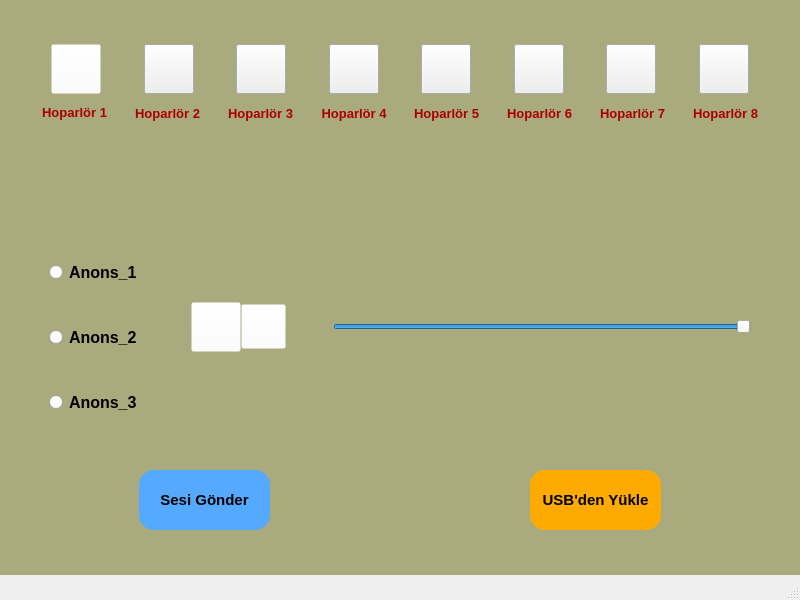
<?xml version="1.0" encoding="UTF-8"?>
<ui version="4.0">
 <class>MainWindow</class>
 <widget class="QMainWindow" name="MainWindow">
  <property name="geometry">
   <rect>
    <x>0</x>
    <y>0</y>
    <width>800</width>
    <height>600</height>
   </rect>
  </property>
  <property name="windowTitle">
   <string>ANASAYFA</string>
  </property>
  <property name="windowIcon">
   <iconset resource="icons.qrc">
    <normaloff>:/icons/icons/artialti.jpg</normaloff>:/icons/icons/artialti.jpg</iconset>
  </property>
  <widget class="QWidget" name="centralwidget">
   <property name="styleSheet">
    <string notr="true">#centralwidget{
	
	
	background-color: rgb(170, 170, 127);
}</string>
   </property>
   <layout class="QGridLayout" name="gridLayout">
    <item row="0" column="0">
     <layout class="QGridLayout" name="gridLayout_11">
      <property name="spacing">
       <number>0</number>
      </property>
      <item row="2" column="0">
       <layout class="QHBoxLayout" name="horizontalLayout_7">
        <item>
         <layout class="QHBoxLayout" name="horizontalLayout_4">
          <item>
           <spacer name="horizontalSpacer_23">
            <property name="orientation">
             <enum>Qt::Horizontal</enum>
            </property>
            <property name="sizeHint" stdset="0">
             <size>
              <width>40</width>
              <height>20</height>
             </size>
            </property>
           </spacer>
          </item>
          <item>
           <widget class="QPushButton" name="pushButton_ses_gonder">
            <property name="sizePolicy">
             <sizepolicy hsizetype="Expanding" vsizetype="Fixed">
              <horstretch>0</horstretch>
              <verstretch>0</verstretch>
             </sizepolicy>
            </property>
            <property name="minimumSize">
             <size>
              <width>80</width>
              <height>60</height>
             </size>
            </property>
            <property name="font">
             <font>
              <pointsize>11</pointsize>
              <weight>75</weight>
              <bold>true</bold>
             </font>
            </property>
            <property name="styleSheet">
             <string notr="true">border-radius:15px;
background-color: rgb(85, 170, 255);</string>
            </property>
            <property name="text">
             <string>Sesi Gönder</string>
            </property>
            <property name="checkable">
             <bool>false</bool>
            </property>
           </widget>
          </item>
          <item>
           <spacer name="horizontalSpacer_24">
            <property name="orientation">
             <enum>Qt::Horizontal</enum>
            </property>
            <property name="sizeHint" stdset="0">
             <size>
              <width>40</width>
              <height>20</height>
             </size>
            </property>
           </spacer>
          </item>
         </layout>
        </item>
        <item>
         <layout class="QHBoxLayout" name="horizontalLayout_5">
          <item>
           <spacer name="horizontalSpacer_25">
            <property name="orientation">
             <enum>Qt::Horizontal</enum>
            </property>
            <property name="sizeHint" stdset="0">
             <size>
              <width>40</width>
              <height>20</height>
             </size>
            </property>
           </spacer>
          </item>
          <item>
           <widget class="QPushButton" name="pushButton_usbden_yukle">
            <property name="sizePolicy">
             <sizepolicy hsizetype="Expanding" vsizetype="Fixed">
              <horstretch>0</horstretch>
              <verstretch>0</verstretch>
             </sizepolicy>
            </property>
            <property name="minimumSize">
             <size>
              <width>100</width>
              <height>60</height>
             </size>
            </property>
            <property name="font">
             <font>
              <pointsize>11</pointsize>
              <weight>75</weight>
              <bold>true</bold>
             </font>
            </property>
            <property name="styleSheet">
             <string notr="true">background-color: rgb(255, 170, 0);
border-radius:15px;</string>
            </property>
            <property name="text">
             <string>USB'den Yükle</string>
            </property>
           </widget>
          </item>
          <item>
           <spacer name="horizontalSpacer_26">
            <property name="orientation">
             <enum>Qt::Horizontal</enum>
            </property>
            <property name="sizeHint" stdset="0">
             <size>
              <width>40</width>
              <height>20</height>
             </size>
            </property>
           </spacer>
          </item>
         </layout>
        </item>
       </layout>
      </item>
      <item row="0" column="0">
       <layout class="QGridLayout" name="gridLayout_10">
        <item row="0" column="0">
         <layout class="QGridLayout" name="gridLayout_9">
          <property name="leftMargin">
           <number>0</number>
          </property>
          <property name="bottomMargin">
           <number>9</number>
          </property>
          <item row="0" column="0">
           <spacer name="horizontalSpacer_8">
            <property name="orientation">
             <enum>Qt::Horizontal</enum>
            </property>
            <property name="sizeHint" stdset="0">
             <size>
              <width>10</width>
              <height>20</height>
             </size>
            </property>
           </spacer>
          </item>
          <item row="0" column="1">
           <widget class="QPushButton" name="pushButton_hoparlor_1">
            <property name="sizePolicy">
             <sizepolicy hsizetype="Minimum" vsizetype="Minimum">
              <horstretch>0</horstretch>
              <verstretch>0</verstretch>
             </sizepolicy>
            </property>
            <property name="minimumSize">
             <size>
              <width>50</width>
              <height>50</height>
             </size>
            </property>
            <property name="maximumSize">
             <size>
              <width>50</width>
              <height>50</height>
             </size>
            </property>
            <property name="styleSheet">
             <string notr="true">border-image: url(:/icons/icons/koyu_kirmizi.jpg);
background-color: rgba(255, 255, 255,0);</string>
            </property>
            <property name="text">
             <string/>
            </property>
           </widget>
          </item>
          <item row="0" column="2">
           <spacer name="horizontalSpacer">
            <property name="orientation">
             <enum>Qt::Horizontal</enum>
            </property>
            <property name="sizeHint" stdset="0">
             <size>
              <width>40</width>
              <height>20</height>
             </size>
            </property>
           </spacer>
          </item>
          <item row="0" column="3">
           <widget class="QPushButton" name="pushButton_hoparlor_2">
            <property name="minimumSize">
             <size>
              <width>50</width>
              <height>50</height>
             </size>
            </property>
            <property name="maximumSize">
             <size>
              <width>50</width>
              <height>50</height>
             </size>
            </property>
            <property name="styleSheet">
             <string notr="true">border-image: url(:/icons/icons/koyu_kirmizi.jpg);</string>
            </property>
            <property name="text">
             <string/>
            </property>
           </widget>
          </item>
          <item row="0" column="4">
           <spacer name="horizontalSpacer_2">
            <property name="orientation">
             <enum>Qt::Horizontal</enum>
            </property>
            <property name="sizeHint" stdset="0">
             <size>
              <width>40</width>
              <height>20</height>
             </size>
            </property>
           </spacer>
          </item>
          <item row="0" column="5">
           <widget class="QPushButton" name="pushButton_hoparlor_3">
            <property name="minimumSize">
             <size>
              <width>50</width>
              <height>50</height>
             </size>
            </property>
            <property name="maximumSize">
             <size>
              <width>50</width>
              <height>50</height>
             </size>
            </property>
            <property name="styleSheet">
             <string notr="true">border-image: url(:/icons/icons/koyu_kirmizi.jpg);</string>
            </property>
            <property name="text">
             <string/>
            </property>
           </widget>
          </item>
          <item row="0" column="6">
           <spacer name="horizontalSpacer_3">
            <property name="orientation">
             <enum>Qt::Horizontal</enum>
            </property>
            <property name="sizeHint" stdset="0">
             <size>
              <width>40</width>
              <height>20</height>
             </size>
            </property>
           </spacer>
          </item>
          <item row="0" column="7">
           <widget class="QPushButton" name="pushButton_hoparlor_4">
            <property name="minimumSize">
             <size>
              <width>50</width>
              <height>50</height>
             </size>
            </property>
            <property name="maximumSize">
             <size>
              <width>50</width>
              <height>50</height>
             </size>
            </property>
            <property name="styleSheet">
             <string notr="true">border-image: url(:/icons/icons/koyu_kirmizi.jpg);</string>
            </property>
            <property name="text">
             <string/>
            </property>
           </widget>
          </item>
          <item row="0" column="8">
           <spacer name="horizontalSpacer_4">
            <property name="orientation">
             <enum>Qt::Horizontal</enum>
            </property>
            <property name="sizeHint" stdset="0">
             <size>
              <width>40</width>
              <height>20</height>
             </size>
            </property>
           </spacer>
          </item>
          <item row="0" column="9">
           <widget class="QPushButton" name="pushButton_hoparlor_5">
            <property name="minimumSize">
             <size>
              <width>50</width>
              <height>50</height>
             </size>
            </property>
            <property name="maximumSize">
             <size>
              <width>50</width>
              <height>50</height>
             </size>
            </property>
            <property name="styleSheet">
             <string notr="true">border-image: url(:/icons/icons/koyu_kirmizi.jpg);</string>
            </property>
            <property name="text">
             <string/>
            </property>
           </widget>
          </item>
          <item row="0" column="10">
           <spacer name="horizontalSpacer_5">
            <property name="orientation">
             <enum>Qt::Horizontal</enum>
            </property>
            <property name="sizeHint" stdset="0">
             <size>
              <width>40</width>
              <height>20</height>
             </size>
            </property>
           </spacer>
          </item>
          <item row="0" column="11">
           <widget class="QPushButton" name="pushButton_hoparlor_6">
            <property name="minimumSize">
             <size>
              <width>50</width>
              <height>50</height>
             </size>
            </property>
            <property name="maximumSize">
             <size>
              <width>50</width>
              <height>50</height>
             </size>
            </property>
            <property name="styleSheet">
             <string notr="true">border-image: url(:/icons/icons/koyu_kirmizi.jpg);</string>
            </property>
            <property name="text">
             <string/>
            </property>
           </widget>
          </item>
          <item row="0" column="12">
           <spacer name="horizontalSpacer_6">
            <property name="orientation">
             <enum>Qt::Horizontal</enum>
            </property>
            <property name="sizeHint" stdset="0">
             <size>
              <width>40</width>
              <height>20</height>
             </size>
            </property>
           </spacer>
          </item>
          <item row="0" column="13">
           <widget class="QPushButton" name="pushButton_hoparlor_7">
            <property name="minimumSize">
             <size>
              <width>50</width>
              <height>50</height>
             </size>
            </property>
            <property name="maximumSize">
             <size>
              <width>50</width>
              <height>50</height>
             </size>
            </property>
            <property name="styleSheet">
             <string notr="true">border-image: url(:/icons/icons/koyu_kirmizi.jpg);</string>
            </property>
            <property name="text">
             <string/>
            </property>
           </widget>
          </item>
          <item row="0" column="14">
           <spacer name="horizontalSpacer_7">
            <property name="orientation">
             <enum>Qt::Horizontal</enum>
            </property>
            <property name="sizeHint" stdset="0">
             <size>
              <width>40</width>
              <height>20</height>
             </size>
            </property>
           </spacer>
          </item>
          <item row="0" column="15">
           <widget class="QPushButton" name="pushButton_hoparlor_8">
            <property name="minimumSize">
             <size>
              <width>50</width>
              <height>50</height>
             </size>
            </property>
            <property name="maximumSize">
             <size>
              <width>50</width>
              <height>50</height>
             </size>
            </property>
            <property name="styleSheet">
             <string notr="true">border-image: url(:/icons/icons/koyu_kirmizi.jpg);</string>
            </property>
            <property name="text">
             <string/>
            </property>
           </widget>
          </item>
          <item row="0" column="16">
           <spacer name="horizontalSpacer_9">
            <property name="orientation">
             <enum>Qt::Horizontal</enum>
            </property>
            <property name="sizeHint" stdset="0">
             <size>
              <width>10</width>
              <height>20</height>
             </size>
            </property>
           </spacer>
          </item>
         </layout>
        </item>
        <item row="1" column="0">
         <layout class="QGridLayout" name="gridLayout_13">
          <property name="bottomMargin">
           <number>61</number>
          </property>
          <item row="0" column="0">
           <spacer name="horizontalSpacer_17">
            <property name="orientation">
             <enum>Qt::Horizontal</enum>
            </property>
            <property name="sizeHint" stdset="0">
             <size>
              <width>45</width>
              <height>20</height>
             </size>
            </property>
           </spacer>
          </item>
          <item row="0" column="1">
           <widget class="QLabel" name="label_hoparlor_1">
            <property name="sizePolicy">
             <sizepolicy hsizetype="Maximum" vsizetype="Fixed">
              <horstretch>0</horstretch>
              <verstretch>0</verstretch>
             </sizepolicy>
            </property>
            <property name="font">
             <font>
              <pointsize>10</pointsize>
              <weight>75</weight>
              <bold>true</bold>
             </font>
            </property>
            <property name="styleSheet">
             <string notr="true">color: rgb(170, 0, 0);</string>
            </property>
            <property name="text">
             <string>Hoparlör 1</string>
            </property>
            <property name="alignment">
             <set>Qt::AlignCenter</set>
            </property>
           </widget>
          </item>
          <item row="0" column="2">
           <spacer name="horizontalSpacer_10">
            <property name="orientation">
             <enum>Qt::Horizontal</enum>
            </property>
            <property name="sizeHint" stdset="0">
             <size>
              <width>40</width>
              <height>20</height>
             </size>
            </property>
           </spacer>
          </item>
          <item row="0" column="3">
           <widget class="QLabel" name="label_hoparlor_2">
            <property name="sizePolicy">
             <sizepolicy hsizetype="Minimum" vsizetype="Minimum">
              <horstretch>0</horstretch>
              <verstretch>0</verstretch>
             </sizepolicy>
            </property>
            <property name="font">
             <font>
              <pointsize>10</pointsize>
              <weight>75</weight>
              <bold>true</bold>
             </font>
            </property>
            <property name="styleSheet">
             <string notr="true">color: rgb(170, 0, 0);</string>
            </property>
            <property name="text">
             <string>Hoparlör 2</string>
            </property>
            <property name="alignment">
             <set>Qt::AlignCenter</set>
            </property>
           </widget>
          </item>
          <item row="0" column="4">
           <spacer name="horizontalSpacer_11">
            <property name="orientation">
             <enum>Qt::Horizontal</enum>
            </property>
            <property name="sizeHint" stdset="0">
             <size>
              <width>40</width>
              <height>20</height>
             </size>
            </property>
           </spacer>
          </item>
          <item row="0" column="5">
           <widget class="QLabel" name="label_hoparlor_3">
            <property name="sizePolicy">
             <sizepolicy hsizetype="Minimum" vsizetype="Minimum">
              <horstretch>0</horstretch>
              <verstretch>0</verstretch>
             </sizepolicy>
            </property>
            <property name="font">
             <font>
              <pointsize>10</pointsize>
              <weight>75</weight>
              <bold>true</bold>
             </font>
            </property>
            <property name="styleSheet">
             <string notr="true">color: rgb(170, 0, 0);</string>
            </property>
            <property name="text">
             <string>Hoparlör 3</string>
            </property>
            <property name="alignment">
             <set>Qt::AlignCenter</set>
            </property>
           </widget>
          </item>
          <item row="0" column="6">
           <spacer name="horizontalSpacer_12">
            <property name="orientation">
             <enum>Qt::Horizontal</enum>
            </property>
            <property name="sizeHint" stdset="0">
             <size>
              <width>40</width>
              <height>20</height>
             </size>
            </property>
           </spacer>
          </item>
          <item row="0" column="7">
           <widget class="QLabel" name="label_hoparlor_4">
            <property name="sizePolicy">
             <sizepolicy hsizetype="Minimum" vsizetype="Minimum">
              <horstretch>0</horstretch>
              <verstretch>0</verstretch>
             </sizepolicy>
            </property>
            <property name="font">
             <font>
              <pointsize>10</pointsize>
              <weight>75</weight>
              <bold>true</bold>
             </font>
            </property>
            <property name="styleSheet">
             <string notr="true">color: rgb(170, 0, 0);</string>
            </property>
            <property name="text">
             <string>Hoparlör 4</string>
            </property>
            <property name="alignment">
             <set>Qt::AlignCenter</set>
            </property>
           </widget>
          </item>
          <item row="0" column="8">
           <spacer name="horizontalSpacer_13">
            <property name="orientation">
             <enum>Qt::Horizontal</enum>
            </property>
            <property name="sizeHint" stdset="0">
             <size>
              <width>40</width>
              <height>20</height>
             </size>
            </property>
           </spacer>
          </item>
          <item row="0" column="9">
           <widget class="QLabel" name="label_hoparlor_5">
            <property name="sizePolicy">
             <sizepolicy hsizetype="Minimum" vsizetype="Minimum">
              <horstretch>0</horstretch>
              <verstretch>0</verstretch>
             </sizepolicy>
            </property>
            <property name="font">
             <font>
              <pointsize>10</pointsize>
              <weight>75</weight>
              <bold>true</bold>
             </font>
            </property>
            <property name="styleSheet">
             <string notr="true">color: rgb(170, 0, 0);</string>
            </property>
            <property name="text">
             <string>Hoparlör 5</string>
            </property>
            <property name="alignment">
             <set>Qt::AlignCenter</set>
            </property>
           </widget>
          </item>
          <item row="0" column="10">
           <spacer name="horizontalSpacer_14">
            <property name="orientation">
             <enum>Qt::Horizontal</enum>
            </property>
            <property name="sizeHint" stdset="0">
             <size>
              <width>40</width>
              <height>20</height>
             </size>
            </property>
           </spacer>
          </item>
          <item row="0" column="11">
           <widget class="QLabel" name="label_hoparlor_6">
            <property name="sizePolicy">
             <sizepolicy hsizetype="Minimum" vsizetype="Minimum">
              <horstretch>0</horstretch>
              <verstretch>0</verstretch>
             </sizepolicy>
            </property>
            <property name="font">
             <font>
              <pointsize>10</pointsize>
              <weight>75</weight>
              <bold>true</bold>
             </font>
            </property>
            <property name="styleSheet">
             <string notr="true">color: rgb(170, 0, 0);</string>
            </property>
            <property name="text">
             <string>Hoparlör 6</string>
            </property>
            <property name="alignment">
             <set>Qt::AlignCenter</set>
            </property>
           </widget>
          </item>
          <item row="0" column="12">
           <spacer name="horizontalSpacer_15">
            <property name="orientation">
             <enum>Qt::Horizontal</enum>
            </property>
            <property name="sizeHint" stdset="0">
             <size>
              <width>40</width>
              <height>20</height>
             </size>
            </property>
           </spacer>
          </item>
          <item row="0" column="13">
           <widget class="QLabel" name="label_hoparlor_7">
            <property name="sizePolicy">
             <sizepolicy hsizetype="Minimum" vsizetype="Minimum">
              <horstretch>0</horstretch>
              <verstretch>0</verstretch>
             </sizepolicy>
            </property>
            <property name="font">
             <font>
              <pointsize>10</pointsize>
              <weight>75</weight>
              <bold>true</bold>
             </font>
            </property>
            <property name="styleSheet">
             <string notr="true">color: rgb(170, 0, 0);</string>
            </property>
            <property name="text">
             <string>Hoparlör 7</string>
            </property>
            <property name="alignment">
             <set>Qt::AlignCenter</set>
            </property>
           </widget>
          </item>
          <item row="0" column="14">
           <spacer name="horizontalSpacer_16">
            <property name="orientation">
             <enum>Qt::Horizontal</enum>
            </property>
            <property name="sizeHint" stdset="0">
             <size>
              <width>40</width>
              <height>20</height>
             </size>
            </property>
           </spacer>
          </item>
          <item row="0" column="15">
           <widget class="QLabel" name="label_hoparlor_8">
            <property name="sizePolicy">
             <sizepolicy hsizetype="Minimum" vsizetype="Minimum">
              <horstretch>0</horstretch>
              <verstretch>0</verstretch>
             </sizepolicy>
            </property>
            <property name="font">
             <font>
              <pointsize>10</pointsize>
              <weight>75</weight>
              <bold>true</bold>
             </font>
            </property>
            <property name="styleSheet">
             <string notr="true">color: rgb(170, 0, 0);</string>
            </property>
            <property name="text">
             <string>Hoparlör 8</string>
            </property>
            <property name="alignment">
             <set>Qt::AlignCenter</set>
            </property>
           </widget>
          </item>
          <item row="0" column="16">
           <spacer name="horizontalSpacer_18">
            <property name="orientation">
             <enum>Qt::Horizontal</enum>
            </property>
            <property name="sizeHint" stdset="0">
             <size>
              <width>45</width>
              <height>20</height>
             </size>
            </property>
           </spacer>
          </item>
         </layout>
        </item>
       </layout>
      </item>
      <item row="1" column="0">
       <layout class="QHBoxLayout" name="horizontalLayout_6">
        <item>
         <spacer name="horizontalSpacer_22">
          <property name="orientation">
           <enum>Qt::Horizontal</enum>
          </property>
          <property name="sizeType">
           <enum>QSizePolicy::Preferred</enum>
          </property>
          <property name="sizeHint" stdset="0">
           <size>
            <width>40</width>
            <height>20</height>
           </size>
          </property>
         </spacer>
        </item>
        <item>
         <layout class="QVBoxLayout" name="verticalLayout">
          <property name="topMargin">
           <number>16</number>
          </property>
          <property name="bottomMargin">
           <number>15</number>
          </property>
          <item>
           <spacer name="verticalSpacer_2">
            <property name="orientation">
             <enum>Qt::Vertical</enum>
            </property>
            <property name="sizeType">
             <enum>QSizePolicy::Minimum</enum>
            </property>
            <property name="sizeHint" stdset="0">
             <size>
              <width>20</width>
              <height>40</height>
             </size>
            </property>
           </spacer>
          </item>
          <item>
           <spacer name="horizontalSpacer_19">
            <property name="orientation">
             <enum>Qt::Horizontal</enum>
            </property>
            <property name="sizeType">
             <enum>QSizePolicy::Maximum</enum>
            </property>
            <property name="sizeHint" stdset="0">
             <size>
              <width>40</width>
              <height>20</height>
             </size>
            </property>
           </spacer>
          </item>
          <item>
           <widget class="QRadioButton" name="radioButton_anons1">
            <property name="sizePolicy">
             <sizepolicy hsizetype="Preferred" vsizetype="Preferred">
              <horstretch>0</horstretch>
              <verstretch>0</verstretch>
             </sizepolicy>
            </property>
            <property name="font">
             <font>
              <pointsize>12</pointsize>
              <weight>75</weight>
              <bold>true</bold>
             </font>
            </property>
            <property name="text">
             <string>Anons_1</string>
            </property>
            <property name="checkable">
             <bool>true</bool>
            </property>
            <property name="checked">
             <bool>false</bool>
            </property>
           </widget>
          </item>
          <item>
           <spacer name="verticalSpacer_3">
            <property name="orientation">
             <enum>Qt::Vertical</enum>
            </property>
            <property name="sizeType">
             <enum>QSizePolicy::Minimum</enum>
            </property>
            <property name="sizeHint" stdset="0">
             <size>
              <width>20</width>
              <height>40</height>
             </size>
            </property>
           </spacer>
          </item>
          <item>
           <widget class="QRadioButton" name="radioButton_anons2">
            <property name="sizePolicy">
             <sizepolicy hsizetype="Preferred" vsizetype="Preferred">
              <horstretch>0</horstretch>
              <verstretch>0</verstretch>
             </sizepolicy>
            </property>
            <property name="font">
             <font>
              <pointsize>12</pointsize>
              <weight>75</weight>
              <bold>true</bold>
             </font>
            </property>
            <property name="text">
             <string>Anons_2</string>
            </property>
           </widget>
          </item>
          <item>
           <spacer name="verticalSpacer_4">
            <property name="orientation">
             <enum>Qt::Vertical</enum>
            </property>
            <property name="sizeType">
             <enum>QSizePolicy::Minimum</enum>
            </property>
            <property name="sizeHint" stdset="0">
             <size>
              <width>20</width>
              <height>40</height>
             </size>
            </property>
           </spacer>
          </item>
          <item>
           <widget class="QRadioButton" name="radioButton_anons3">
            <property name="sizePolicy">
             <sizepolicy hsizetype="Preferred" vsizetype="Preferred">
              <horstretch>0</horstretch>
              <verstretch>0</verstretch>
             </sizepolicy>
            </property>
            <property name="font">
             <font>
              <pointsize>12</pointsize>
              <weight>75</weight>
              <bold>true</bold>
             </font>
            </property>
            <property name="text">
             <string>Anons_3</string>
            </property>
           </widget>
          </item>
          <item>
           <spacer name="verticalSpacer">
            <property name="orientation">
             <enum>Qt::Vertical</enum>
            </property>
            <property name="sizeType">
             <enum>QSizePolicy::Minimum</enum>
            </property>
            <property name="sizeHint" stdset="0">
             <size>
              <width>20</width>
              <height>40</height>
             </size>
            </property>
           </spacer>
          </item>
         </layout>
        </item>
        <item>
         <spacer name="horizontalSpacer_21">
          <property name="orientation">
           <enum>Qt::Horizontal</enum>
          </property>
          <property name="sizeType">
           <enum>QSizePolicy::Minimum</enum>
          </property>
          <property name="sizeHint" stdset="0">
           <size>
            <width>40</width>
            <height>20</height>
           </size>
          </property>
         </spacer>
        </item>
        <item>
         <layout class="QHBoxLayout" name="horizontalLayout_3">
          <property name="leftMargin">
           <number>9</number>
          </property>
          <item>
           <layout class="QHBoxLayout" name="horizontalLayout_8">
            <item>
             <widget class="QPushButton" name="acilButton">
              <property name="minimumSize">
               <size>
                <width>50</width>
                <height>50</height>
               </size>
              </property>
              <property name="styleSheet">
               <string notr="true">background-color: rgba(255, 255, 255,0);</string>
              </property>
              <property name="text">
               <string/>
              </property>
              <property name="icon">
               <iconset resource="icons.qrc">
                <normaloff>:/icons/icons/acil.png</normaloff>:/icons/icons/acil.png</iconset>
              </property>
              <property name="iconSize">
               <size>
                <width>50</width>
                <height>50</height>
               </size>
              </property>
             </widget>
            </item>
            <item>
             <widget class="QPushButton" name="stopButton">
              <property name="minimumSize">
               <size>
                <width>45</width>
                <height>45</height>
               </size>
              </property>
              <property name="styleSheet">
               <string notr="true">background-color: rgba(255, 255, 255,0);</string>
              </property>
              <property name="text">
               <string/>
              </property>
              <property name="icon">
               <iconset resource="icons.qrc">
                <normaloff>:/icons/icons/stop.jpg</normaloff>:/icons/icons/stop.jpg</iconset>
              </property>
              <property name="iconSize">
               <size>
                <width>45</width>
                <height>45</height>
               </size>
              </property>
             </widget>
            </item>
            <item>
             <spacer name="horizontalSpacer_27">
              <property name="orientation">
               <enum>Qt::Horizontal</enum>
              </property>
              <property name="sizeType">
               <enum>QSizePolicy::Minimum</enum>
              </property>
              <property name="sizeHint" stdset="0">
               <size>
                <width>40</width>
                <height>20</height>
               </size>
              </property>
             </spacer>
            </item>
            <item>
             <widget class="QLabel" name="label">
              <property name="text">
               <string/>
              </property>
              <property name="pixmap">
               <pixmap>../../example/images/speaker-volume.png</pixmap>
              </property>
             </widget>
            </item>
            <item>
             <widget class="QSlider" name="volumeSlider">
              <property name="sizePolicy">
               <sizepolicy hsizetype="Expanding" vsizetype="Fixed">
                <horstretch>0</horstretch>
                <verstretch>0</verstretch>
               </sizepolicy>
              </property>
              <property name="maximum">
               <number>100</number>
              </property>
              <property name="value">
               <number>100</number>
              </property>
              <property name="orientation">
               <enum>Qt::Horizontal</enum>
              </property>
             </widget>
            </item>
           </layout>
          </item>
          <item>
           <spacer name="horizontalSpacer_20">
            <property name="orientation">
             <enum>Qt::Horizontal</enum>
            </property>
            <property name="sizeType">
             <enum>QSizePolicy::Maximum</enum>
            </property>
            <property name="sizeHint" stdset="0">
             <size>
              <width>40</width>
              <height>20</height>
             </size>
            </property>
           </spacer>
          </item>
         </layout>
        </item>
       </layout>
      </item>
     </layout>
    </item>
   </layout>
  </widget>
  <widget class="QMenuBar" name="menubar">
   <property name="geometry">
    <rect>
     <x>0</x>
     <y>0</y>
     <width>800</width>
     <height>21</height>
    </rect>
   </property>
  </widget>
  <widget class="QStatusBar" name="statusbar">
   <property name="font">
    <font>
     <pointsize>13</pointsize>
     <weight>75</weight>
     <bold>true</bold>
    </font>
   </property>
   <property name="styleSheet">
    <string notr="true">color: rgb(35, 6, 255);</string>
   </property>
  </widget>
 </widget>
 <resources>
  <include location="icons.qrc"/>
 </resources>
 <connections/>
</ui>
